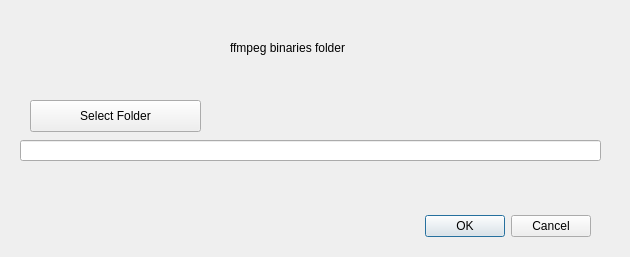
<?xml version="1.0" encoding="UTF-8"?>
<ui version="4.0">
 <class>ffmpegbinaryDialog</class>
 <widget class="QDialog" name="ffmpegbinaryDialog">
  <property name="geometry">
   <rect>
    <x>0</x>
    <y>0</y>
    <width>630</width>
    <height>257</height>
   </rect>
  </property>
  <property name="windowTitle">
   <string>Dialog</string>
  </property>
  <widget class="QDialogButtonBox" name="buttonBox">
   <property name="geometry">
    <rect>
     <x>250</x>
     <y>210</y>
     <width>341</width>
     <height>32</height>
    </rect>
   </property>
   <property name="orientation">
    <enum>Qt::Horizontal</enum>
   </property>
   <property name="standardButtons">
    <set>QDialogButtonBox::Cancel|QDialogButtonBox::Ok</set>
   </property>
  </widget>
  <widget class="QLineEdit" name="location_le">
   <property name="geometry">
    <rect>
     <x>20</x>
     <y>140</y>
     <width>581</width>
     <height>21</height>
    </rect>
   </property>
  </widget>
  <widget class="QLabel" name="label">
   <property name="geometry">
    <rect>
     <x>230</x>
     <y>40</y>
     <width>151</width>
     <height>16</height>
    </rect>
   </property>
   <property name="text">
    <string>ffmpeg binaries folder</string>
   </property>
  </widget>
  <widget class="QPushButton" name="setfolder_btn">
   <property name="geometry">
    <rect>
     <x>30</x>
     <y>100</y>
     <width>171</width>
     <height>32</height>
    </rect>
   </property>
   <property name="text">
    <string>Select Folder</string>
   </property>
  </widget>
 </widget>
 <resources/>
 <connections>
  <connection>
   <sender>buttonBox</sender>
   <signal>accepted()</signal>
   <receiver>ffmpegbinaryDialog</receiver>
   <slot>accept()</slot>
   <hints>
    <hint type="sourcelabel">
     <x>248</x>
     <y>254</y>
    </hint>
    <hint type="destinationlabel">
     <x>157</x>
     <y>274</y>
    </hint>
   </hints>
  </connection>
  <connection>
   <sender>buttonBox</sender>
   <signal>rejected()</signal>
   <receiver>ffmpegbinaryDialog</receiver>
   <slot>reject()</slot>
   <hints>
    <hint type="sourcelabel">
     <x>316</x>
     <y>260</y>
    </hint>
    <hint type="destinationlabel">
     <x>286</x>
     <y>274</y>
    </hint>
   </hints>
  </connection>
 </connections>
</ui>
